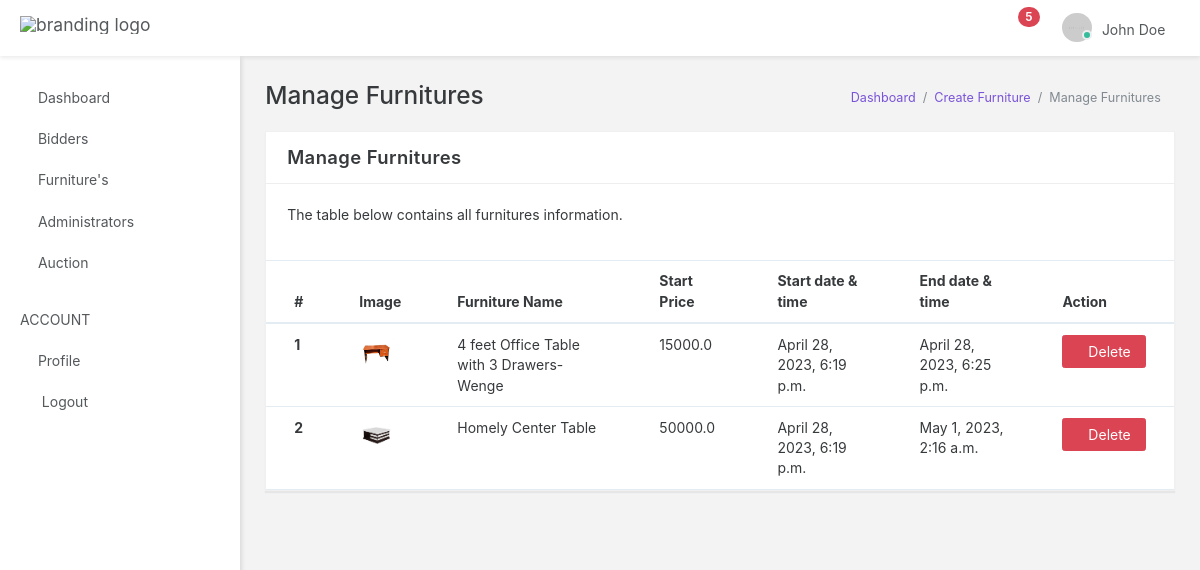
/auth/manage_furniture (signed in), run on an earlier commit of the app's database.
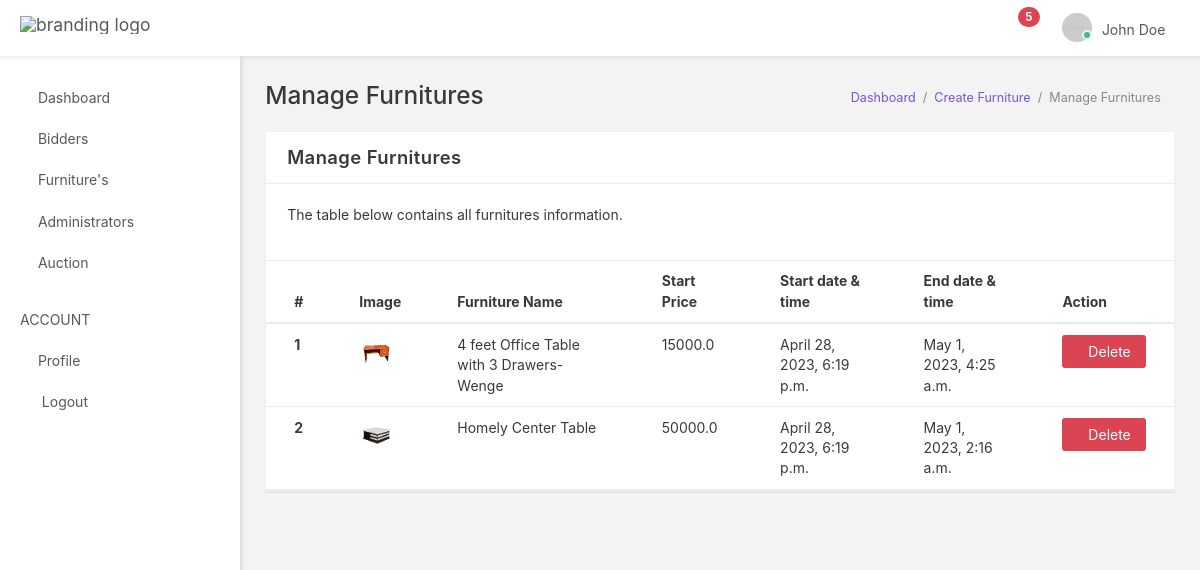
And on a later commit of the database.
### Auction_auth/models.py (models this page shows, shortened)
class Furniture(models.Model):
    furniture_id = models.UUIDField(
        default=uuid.uuid4, primary_key=True, unique=True, editable=False)
    furniture_name = models.CharField(max_length=100)
    start_price = models.FloatField()
    furniture_desc = models.TextField()
    created = models.DateTimeField(
        verbose_name='date_created', auto_now_add=True)
    start_date_and_time = models.DateTimeField(null=True)
    end_date_and_time = models.DateTimeField(null=True)
    is_sold = models.BooleanField(default=False)
    sold_price = models.FloatField(blank=True, null=True)
    sold_to = models.ForeignKey(
        User, on_delete=models.CASCADE, blank=True, null=True)
    image = models.ImageField(null=True, blank=True, upload_to='uploads/')
    class Meta:
        db_table = 'Furniture'
        verbose_name_plural = 'Furniture'

### Auction_auth/views.py (the view)
# urls.py: path('auth/manage_furniture', ManageFurniturePageView.as_view(),
class ManageFurniturePageView(LoginRequiredMixin, ListView):
    template_name = "backend/furniture/manage_furnitures.html"
    def get_queryset(self):
        return Furniture.objects.all().order_by('-created')

### Templates/backend/furniture/manage_furnitures.html (shortened to what the changed rows need)
{% extends 'base.html' %}
{% load static %}
{% load crispy_forms_tags %}
  {% block head %}{% include 'partials/auth_head.html' %}{% endblock head %}
  {% block body %}
  <body data-open="click" data-menu="vertical-menu" data-col="2-columns" class="vertical-layout vertical-menu 2-columns  fixed-navbar">
    <div class="app-content content container-fluid">
      <div class="content-wrapper">
        <div class="content-header row">
          <div class="content-header-left col-md-6 col-xs-12 mb-1">
            <h2 class="content-header-title">Manage Furnitures</h2>
          </div>
        </div>
        <div class="content-body">
        <div class="row">
            <div class="col-xs-12">
                <div class="card">
                    <div class="card-body collapse in">
                        <div class="table-responsive">
                            <table class="table table-hover mb-0">
                                <thead>
                                    <tr>
                                        <th>#</th>
                                        <th>Image</th>
                                        <th>Furniture Name</th>
                                        <th>Start Price</th>
                                        <th>Start date & time</th>
                                        <th>End date & time</th>
                                        <th>Action</th>
                                    </tr>
                                </thead>
                                <tbody>
                                {% if object_list %}
                                    {% for object in object_list %}
                                    <tr>
                                        <th scope="row">{{ forloop.counter}}</th>
                                        <td><a href="{% url 'auth:update_furniture' object.pk %}"><img src="{{object.image.url}}" width="35" alt=""></a></td>
                                        <td>{{ object.furniture_name }}</td>
                                        <td>{{ object.start_price }}</td>
                                        <td>{{ object.start_date_and_time }}</td>
                                        <td>{{ object.end_date_and_time }}</td>
                                        <td><a href="" class="btn btn-danger" data-toggle="modal" data-target="#deleteModal{{forloop.counter}}" style="cursor: pointer;"> <i class="icon-ios-trash"></i>Delete</a></td>
                                    </tr>
                                    {% endfor %}
                                {% endif %}
                                </tbody>
                            </table>
                        </div>
                    </div>
                </div>
            </div>
        </div>
        </div>
      </div>
    </div>
</body>
{% endblock body %}

What changed in the data, as far as the page shows it:
changed Furniture "4 feet Office Table with 3 Drawers-Wenge": end_date_and_time "April 28, 2023, 6:25 p.m." → "May 1, 2023, 4:25 a.m."
